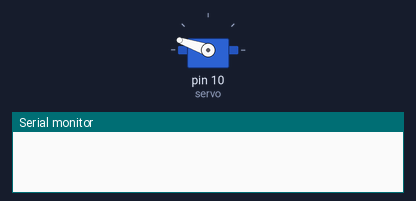
Simulated run of this sketch. Board: Arduino Uno, built with avr-gcc and run on an emulated ATmega328P. Parts: servo, the last lines printed to the serial monitor. Random numbers use the default seed unless the sketch sets one.

Above: at 0.1 s.
At 11.1 s:
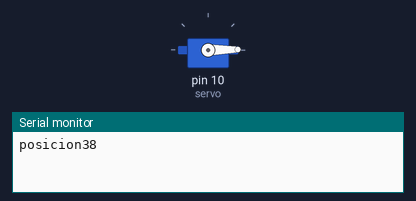
At 18.1 s:
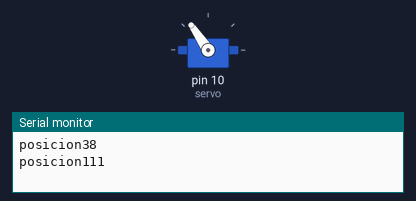
At 38.1 s:
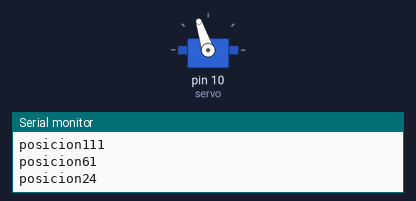
Timing chart, 0 to 39.6 s (numbered marks = the images above):
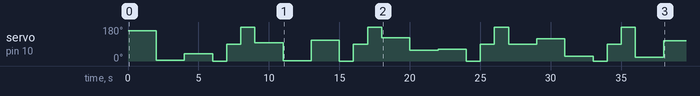

Measured:
- by itself, servo on pin 10 (servo): 161° → 4° at 2.0 s, → 38° 2.0 s later, → 0° 2.0 s later, → 90° 1.0 s later, … (25 changes in this stretch)

The sketch:

tp_3_3.ino
```cpp
#include <Servo.h>

Servo servo;
int randomNumber;
int i;
void setup()
{
  Serial.begin(9600);
  servo.attach(10);
}

void loop()
{
  i=0;
  while (i < 3) {
      randomNumber = random(1,180);
      servo.write(randomNumber);
      delay(2000);
      i=i+1;
   }
  	Serial.print("posicion");
  	Serial.println(randomNumber);
    servo.write(0);
      delay(1000);
      servo.write(90);
      delay(1000);
      servo.write(180);
      delay(1000);

}
```
